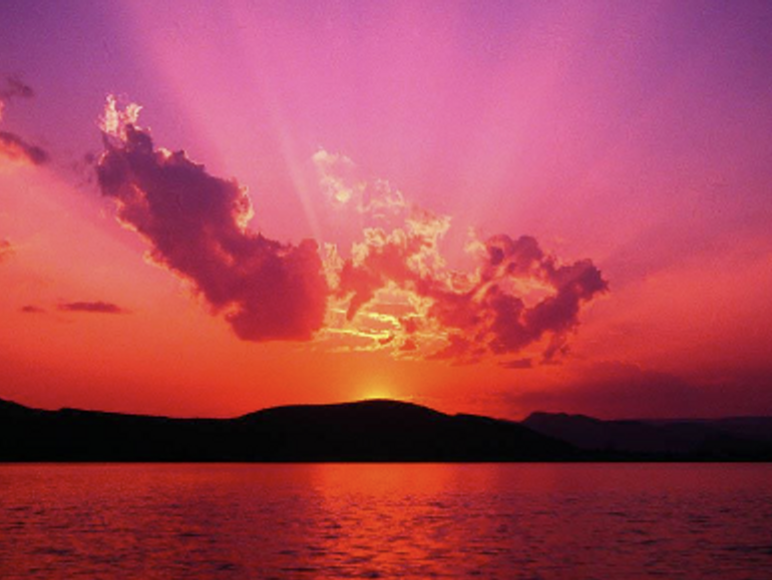
#> input picture Week_3/sunset_image.png, 772 x 580 px, found by its file name
$ python lab.py
#> lines starting #> are read from the running program, lines starting #| are printed output that depends on the picture
import cv2

PATH = "Week_3\sunset_image.png"
PATH.replace("/", "\\")

image = cv2.imread(PATH)
#> image is the input picture: shape (580, 772, 3); mean B, G, R 85.9, 68.7, 169.9
overlay = image.copy()

# Rectangle parameters
x, y, w, h = 386, 0, 386, 290

x1, y1, w1, h1 = 0, 290, 386, 290

x2, y2, w2, h2 = 386, 290, 386, 290

alpha = 0.7

# A filled rectangle
cv2.rectangle(overlay, (x, y), (x + w, y + h), (150, 0, 0), -1)
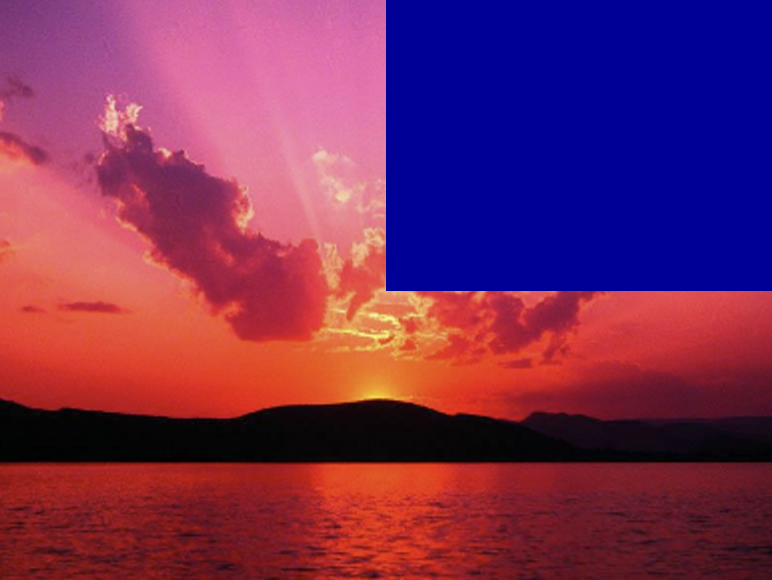
#> overlay: shape (580, 772, 3); mean B, G, R 89.4, 44.8, 119.2
cv2.rectangle(overlay, (x1, y1), (x1 + w1, y1 + h1), (0, 120, 0), -1)
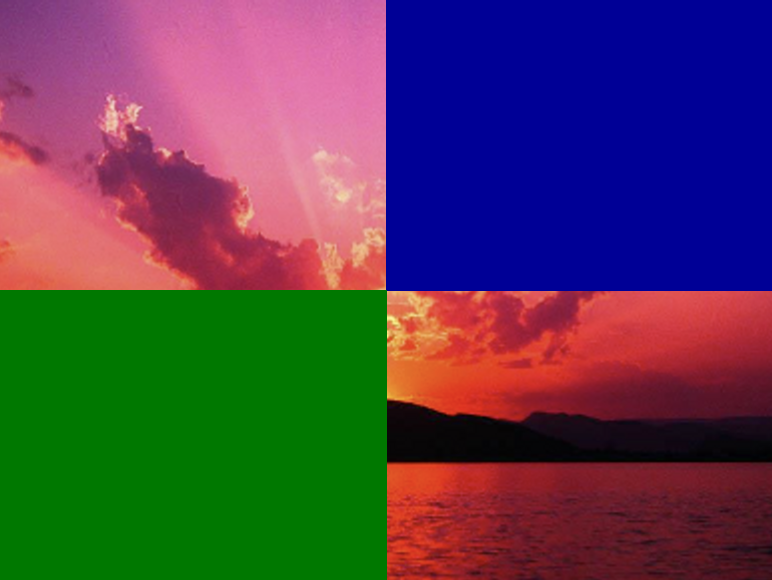
#> overlay: shape (580, 772, 3); mean B, G, R 80.4, 63.5, 82.4
cv2.rectangle(overlay, (x2, y2), (x2 + w2, y2 + h2), (0, 0, 80), -1)
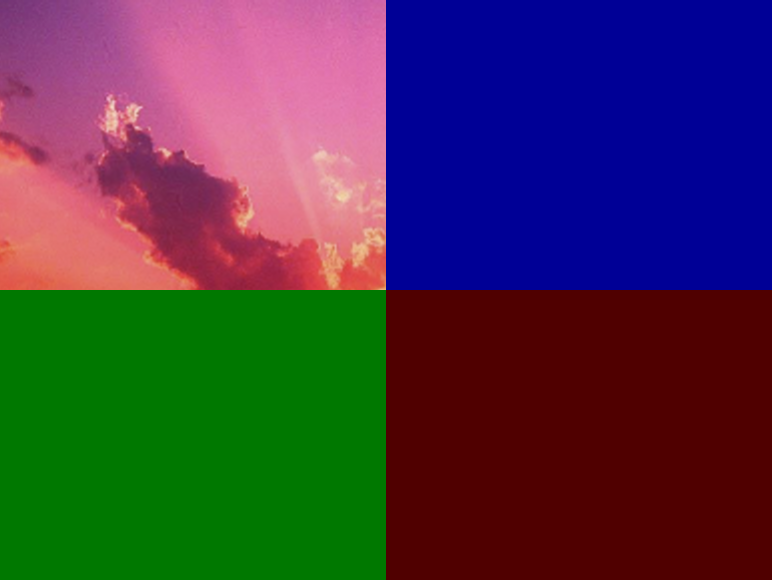
#> overlay: shape (580, 772, 3); mean B, G, R 70.3, 54, 70.1

image_new = cv2.addWeighted(overlay, alpha, image, 1 - alpha, 0)
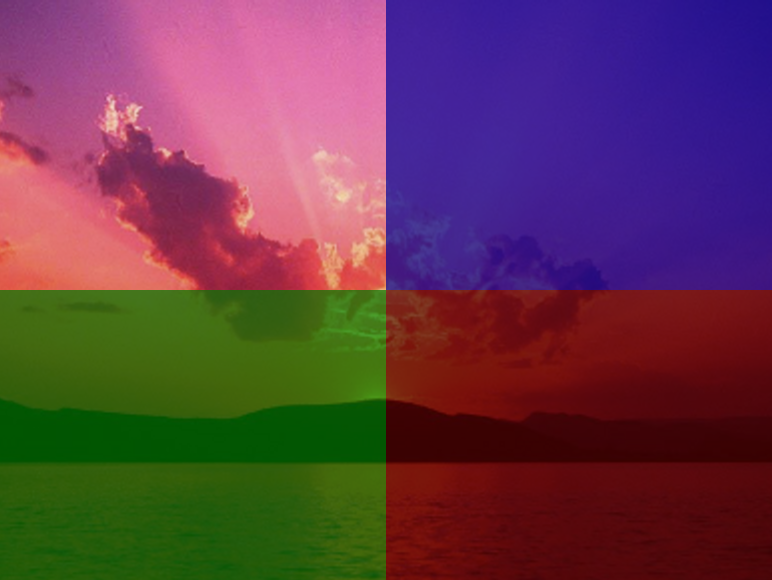
#> image_new: shape (580, 772, 3); mean B, G, R 75, 58.4, 100.1

cv2.imshow("Pattarapark Chutisamoot", image_new)

cv2.waitKey(0)

cv2.destroyAllWindows()

$ run again, with Week_3/lab.png copied over Week_3/sunset_image.png
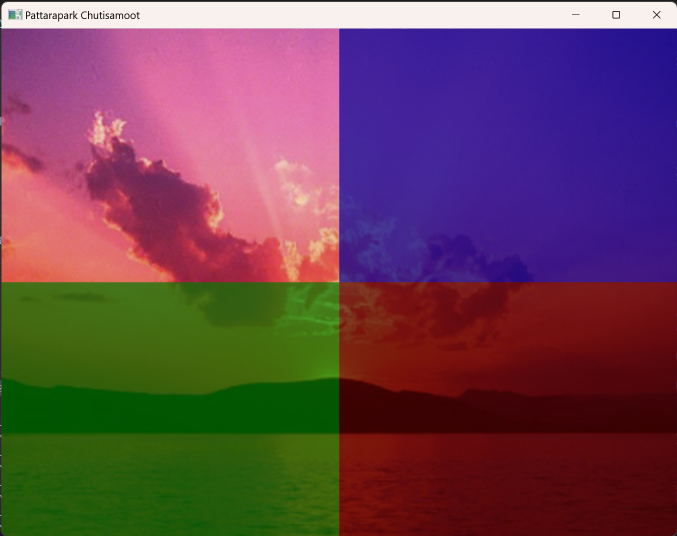
#> input picture Week_3/lab.png, 1354 x 1071 px, found by its file name (shown at 1/2 size)
#> image is the input picture: shape (1071, 1354, 3); mean B, G, R 82.6, 67.2, 106.8
#> `cv2.rectangle(overlay, (x2, y2), (x2 + w2, y2 + h2), (0, 0, 80), -1)`:
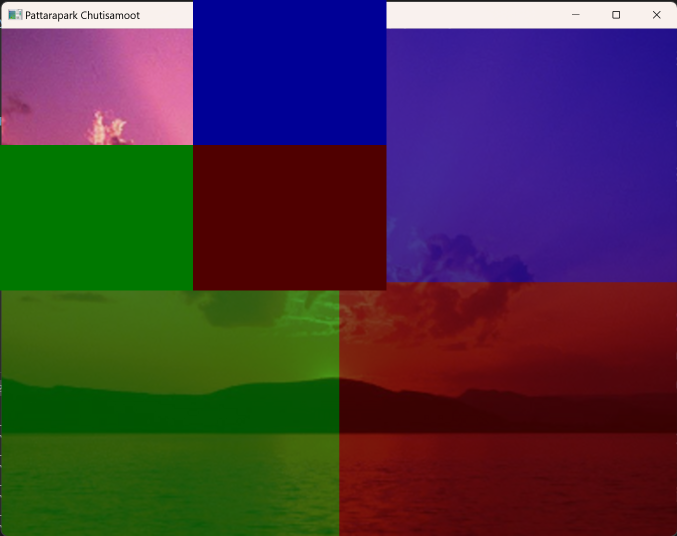
#> overlay: shape (1071, 1354, 3) (shown at 1/2 size); mean B, G, R 63.4, 53.5, 70.4
#> `image_new = cv2.addWeighted(overlay, alpha, image, 1 - alpha, 0)`:
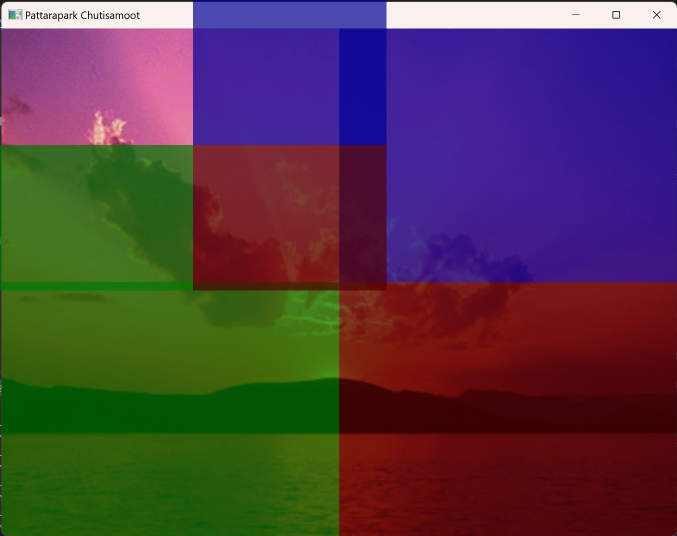
#> image_new: shape (1071, 1354, 3) (shown at 1/2 size); mean B, G, R 69.2, 57.6, 81.3

$ run again, with Week_3/sus.png copied over Week_3/sunset_image.png
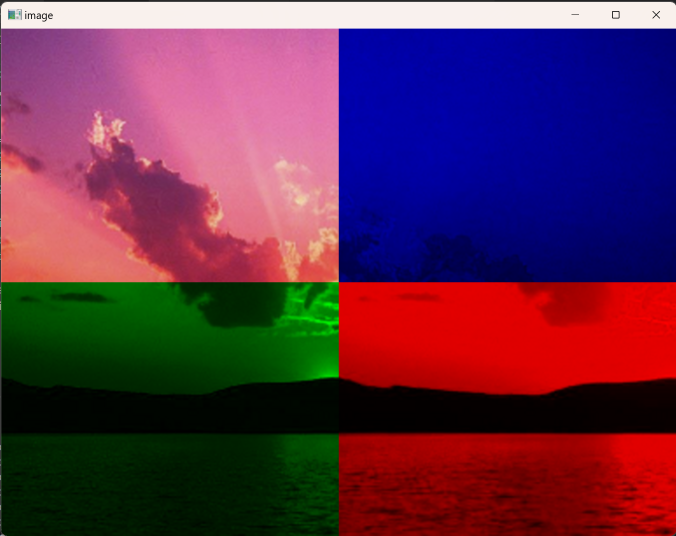
#> input picture Week_3/sus.png, 1352 x 1071 px, found by its file name (shown at 1/2 size)
#> image is the input picture: shape (1071, 1352, 3); mean B, G, R 75.2, 45.7, 94.6
#> `cv2.rectangle(overlay, (x2, y2), (x2 + w2, y2 + h2), (0, 0, 80), -1)`:
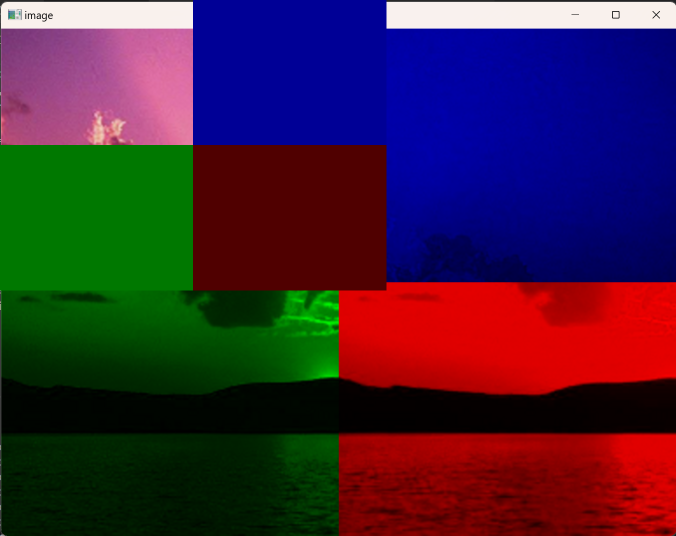
#> overlay: shape (1071, 1352, 3) (shown at 1/2 size); mean B, G, R 56.1, 33.4, 60.7
#> `image_new = cv2.addWeighted(overlay, alpha, image, 1 - alpha, 0)`:
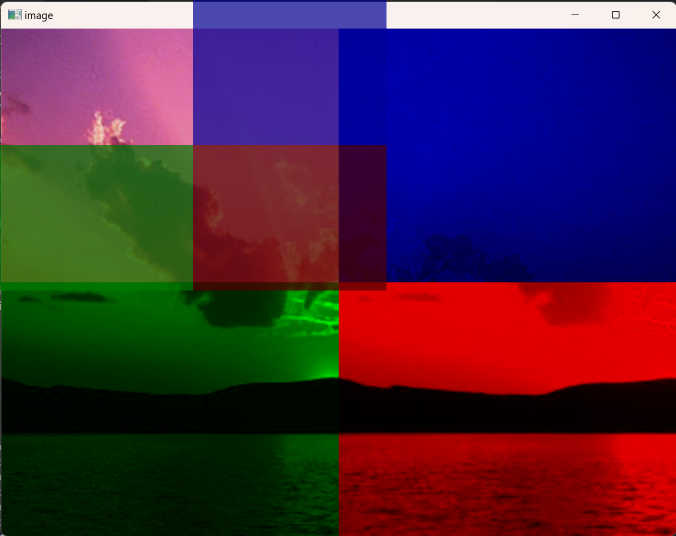
#> image_new: shape (1071, 1352, 3) (shown at 1/2 size); mean B, G, R 61.8, 37.1, 70.8
